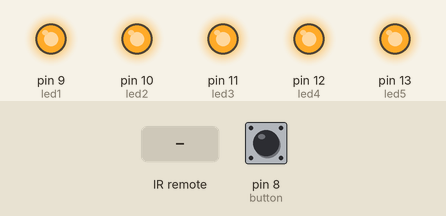
Recording of a sketch running on a simulated Arduino Uno, built with avr-gcc and run on an emulated ATmega328P. Shown: output pins drawn as LEDs (lit = HIGH). The inputs (shaded band) are chosen by the test bench; at power-on: pin 8 (button) LOW. What the sketch prints to the serial monitor is not drawn.

Above: at 1.2 s.
1.3 s: infrared code 0xDDDDDDD1 received
At 2.1 s:
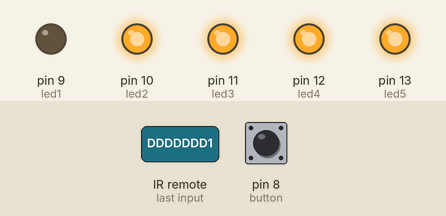
2.8 s: infrared code 0xBBBBBBB1 received
At 3.4 s:
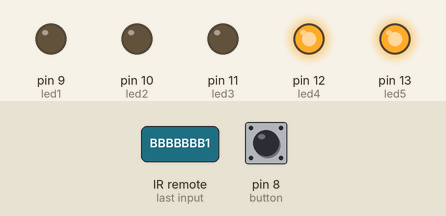
Timing chart, 0 to 5.8 s (numbered marks = the images above; inputs shaded):
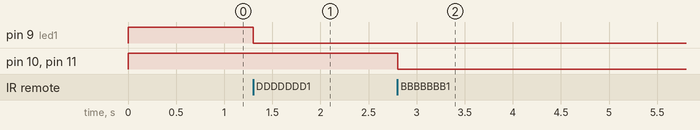

Measured:
- after the input at 1.3 s, pin 9 (led1): HIGH → LOW at once
- after the input at 2.8 s, pin 10 (led2), pin 11 (led3): HIGH → LOW at once

The sketch:

tank_power_2.ino
```cpp
//TANK 2
#include<IRremote.h>
int rec = 4;

#define button 8
long int normalAttk = 2863311521;        //AAAAAA1
long int doubleDmg = 3722304977;        //DDDDDDD1
long int medkit = 3435973825;           //CCCCCCC1
long int freeze = 4294967281;           //FFFFFFF1
long int oneShot = 3149642673;          //BBBBBBB1

long int tdoubleDmg = 3722304989;        //DDDDDDDD  power=1
long int tmedkit = 3435973836;           //CCCCCCCC  power=2
long int tfreeze = 4294967295;           //FFFFFFFF  power=3
long int toneShot = 3149642683;          //BBBBBBBB  power=4

IRsend irsend;
IRrecv IRrec(rec);
decode_results results;
int health = 100;
int power = 0;
int flag = 0;

unsigned long startM;
unsigned long currentM;

int led1 = 9;
int led2 = 10;
int led3 = 11;
int led4 = 12;
int led5 = 13;

void setup() {
  Serial.begin(9600);
  IRrec.enableIRIn();
  pinMode(button, INPUT);

  pinMode(led1, OUTPUT);
  pinMode(led2, OUTPUT);
  pinMode(led3, OUTPUT);
  pinMode(led4, OUTPUT);
  pinMode(led5, OUTPUT);

  digitalWrite(led1, HIGH);
  digitalWrite(led2, HIGH);
  digitalWrite(led3, HIGH);
  digitalWrite(led4, HIGH);
  digitalWrite(led5, HIGH);
}

void loop()
{
  if (digitalRead(button) == 1)       //D8 of arduino is connected to D4 of nodeMCU
  {
    switch (power) {
      //Normal shoot
      case 0:
        //digitalWrite(LED_BUILTIN, HIGH);
        irsend.sendNEC(0xAAAAAAA2, 32);
        Serial.print("NormalAttk Sent");
        break;
      //Double Power
      case 1:
        irsend.sendNEC(0xDDDDDDD2, 32);
        Serial.print("Double Power Sent");
        break;
      //MEDKIT
      case 2:
        health += 20;
        Serial.print("Medkit Used");
        break;
       //OneShotKill
      case 4:
        irsend.sendNEC(0xBBBBBBB2, 32);
        Serial.print("Oneshot Sent");
        flag=0;
        break;
      default:
      Serial.print("Default Case");
      break;
    }
    IRrec.enableIRIn();
  }
  else
  {
    delay(100);
    ///freeze and health
    if (health > 0 && power != 3) {
      if (IRrec.decode(&results)) {
        if (results.value == normalAttk) {
          health -= 10;
          Serial.print("NormalAttk");
        }
        else if (results.value == doubleDmg) {
          health -= 20;
          Serial.print("DoubleDmg");
        }
        else if (results.value == oneShot) {
          if(health >40) health=40;
          else health=0;
          Serial.print("OneShot");
        }
        else if (results.value == tdoubleDmg) {
          startM = millis();
          power = 1;
          flag = 1;
          Serial.print("Double dmg power");
        }
        else if (results.value == tmedkit) {
          startM = millis();
          power = 2;
          flag = 1;
          Serial.print("MedKit power");
        }
        else if (results.value == tfreeze) {
          startM = millis();
          power = 3;
          flag = 1;
          Serial.print("freeze power");
        }
        else if (results.value == toneShot) {
          startM = millis();
          power = 4;
          flag = 1;
          Serial.print("One shot power");
        }
        Serial.print(power+" "+flag);
        IRrec.resume();
      }
      currentM = millis();
      if ((currentM <= startM + 45000) && (flag == 1)) {
        flag = 0;
        power = 0;
      }
    }
  }
  if (health>80) {
    digitalWrite(led1, HIGH);
    digitalWrite(led2, HIGH);
    digitalWrite(led3, HIGH);
    digitalWrite(led4, HIGH);
    digitalWrite(led5, HIGH);
    }
  else if (health <=80 && health > 60) {
    digitalWrite(led1, LOW);
    digitalWrite(led2, HIGH);
    digitalWrite(led3, HIGH);
    digitalWrite(led4, HIGH);
    digitalWrite(led5, HIGH);
  }
  else if (health <= 60 && health > 40) {
    digitalWrite(led1, LOW);
    digitalWrite(led2, LOW);
    digitalWrite(led3, HIGH);
    digitalWrite(led4, HIGH);
    digitalWrite(led5, HIGH);
  }
  else if (health <= 40 && health >20) {
    digitalWrite(led1, LOW);
    digitalWrite(led2, LOW);
    digitalWrite(led3, LOW);
    digitalWrite(led4, HIGH);
    digitalWrite(led5, HIGH);
  }
  else if (health <= 20 && health > 0) {
    digitalWrite(led1, LOW);
    digitalWrite(led2, LOW);
    digitalWrite(led3, LOW);
    digitalWrite(led4, HIGH);
    digitalWrite(led5, HIGH);
  }
    Serial.println("Health"+health);

}
```
